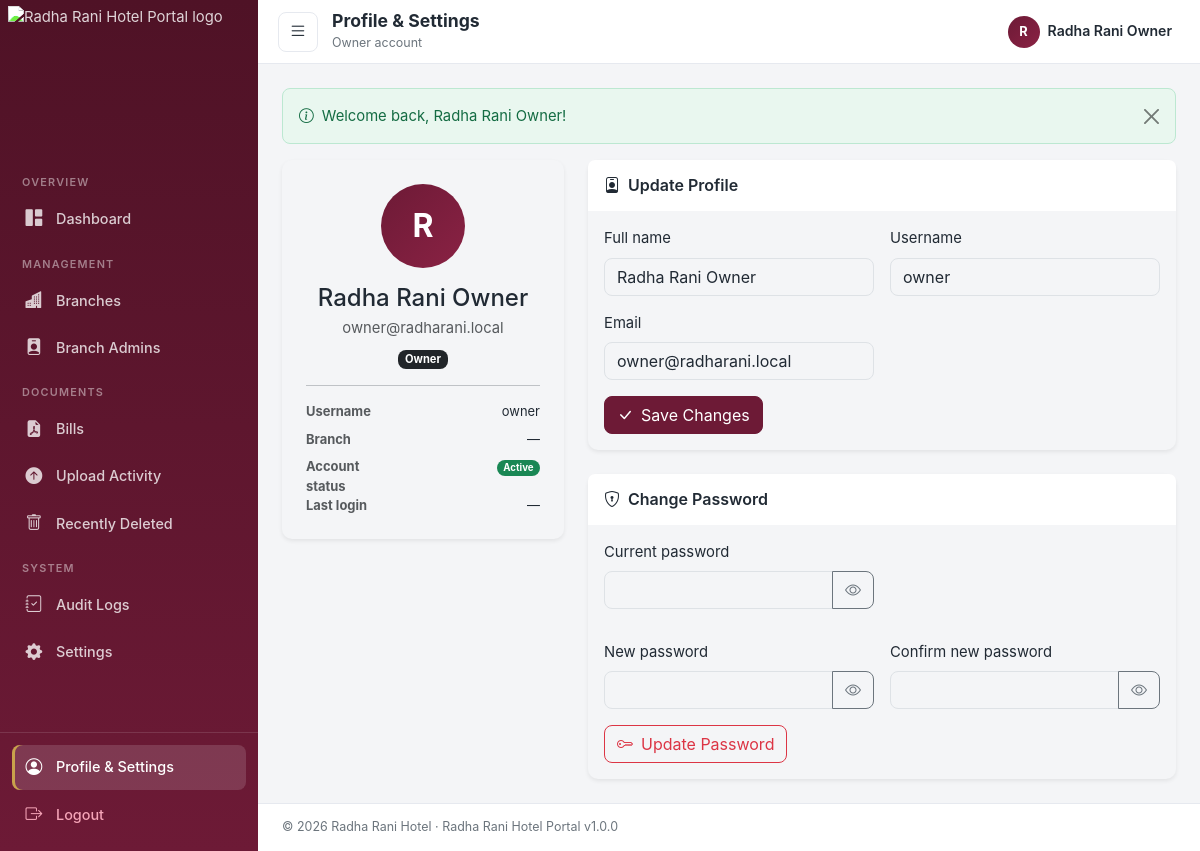
The app's page /profile.php (signed in) with its own data.
### tables this page shows
CREATE TABLE IF NOT EXISTS users (
    id INT UNSIGNED NOT NULL AUTO_INCREMENT,
    branch_id INT UNSIGNED NULL,
    name VARCHAR(255) NOT NULL,
    email VARCHAR(190) NOT NULL,
    username VARCHAR(100) NOT NULL,
    password_hash VARCHAR(255) NOT NULL,
    role ENUM('owner', 'branch_admin') NOT NULL DEFAULT 'branch_admin',
    status ENUM('active', 'inactive') NOT NULL DEFAULT 'active',
    last_login_at DATETIME NULL,
    created_at DATETIME NOT NULL DEFAULT CURRENT_TIMESTAMP,
    updated_at DATETIME NOT NULL DEFAULT CURRENT_TIMESTAMP ON UPDATE CURRENT_TIMESTAMP,
    deleted_at DATETIME NULL,
    PRIMARY KEY (id),
    UNIQUE KEY uq_email (email),
    UNIQUE KEY uq_username (username),
    KEY idx_branch_id (branch_id),
    KEY idx_role (role),
    KEY idx_status (status),
    CONSTRAINT fk_users_branch FOREIGN KEY (branch_id) REFERENCES branches(id) ON DELETE SET NULL
);

### app/helpers/Database.php (called while the page is built, shortened)
<?php
final class Database
{
    private static ?PDO $instance = null;
    public static function connection(): PDO
    {
        if (self::$instance === null) {
            $dsn = sprintf(
                'mysql:host=%s;port=%s;dbname=%s;charset=utf8mb4',
                DB_HOST,
                DB_PORT,
                DB_NAME
            );
            $options = [
                PDO::ATTR_ERRMODE            => PDO::ERRMODE_EXCEPTION,
                PDO::ATTR_DEFAULT_FETCH_MODE => PDO::FETCH_ASSOC,
                PDO::ATTR_EMULATE_PREPARES   => false,
                PDO::ATTR_PERSISTENT         => false,
            ];
            try {
                self::$instance = new PDO($dsn, DB_USER, DB_PASS, $options);
            } catch (PDOException $e) {
                $detail = 'Database connection failed: ' . $e->getMessage();
                $target = 'Database connection target: ' . DB_USER . '@' . DB_HOST . ':' . DB_PORT . '/' . DB_NAME;
                $hint = 'Set the credentials in app/config/config.local.php (or the DB_* environment variables).';
                error_log($detail);
                error_log($target);
                error_log($hint);
                $logEntry = sprintf(
                    "[%s] %s | %s | %s\n",
                    date('Y-m-d H:i:s'),
                    $detail,
                    $target,
                    $hint
                );
                if (!is_dir(LOG_PATH)) {
                    @mkdir(LOG_PATH, 0775, true);
                }
                @file_put_contents(LOG_PATH . '/app.log', $logEntry, FILE_APPEND);
                if (PHP_SAPI === 'cli') {
                    fwrite(STDERR, $detail . PHP_EOL);
                    fwrite(STDERR, '  ' . $target . PHP_EOL);
                    fwrite(STDERR, '  ' . $hint . PHP_EOL);
                    fwrite(STDERR, '  full details: ' . LOG_PATH . '/app.log' . PHP_EOL);
                    exit(1);
                }
                http_response_code(500);
                $view = APP_ENV !== 'production' && is_file(APP_PATH . '/views/errors/db-failed.php')
                    ? '/views/errors/db-failed.php'
                    : '/views/errors/500.php';
                require APP_PATH . $view;
                exit;
            }
        }
        return self::$instance;
    }
    public static function query(string $sql, array $params = []): PDOStatement
    {
        $stmt = self::connection()->prepare($sql);
        $stmt->execute($params);
        return $stmt;
    }
    public static function fetch(string $sql, array $params = []): ?array
    {
        $row = self::query($sql, $params)->fetch();
        return $row === false ? null : $row;
    }
}

### app/middleware/auth.php (called while the page is built, shortened)
<?php
function current_user(): ?array
{
    static $user = false;
    if ($user !== false) {
        return $user;
    }
    $row = Database::fetch(
        'SELECT u.*, b.branch_code, b.branch_name, b.status AS branch_status
         FROM users u
         LEFT JOIN branches b ON b.id = u.branch_id
         WHERE u.id = ? AND u.deleted_at IS NULL',
        [$_SESSION['user_id']]
    );
    $user = $row ?: null;
    return $user;
}
function check_authentication(): bool
{
    $user = current_user();
    return true;
}
function require_login(): void
{
    if (!check_authentication()) {
        redirect('login.php');
    }
}

### app/helpers/functions.php (called while the page is built, shortened)
<?php
function e(?string $value): string
{
    return htmlspecialchars((string) $value, ENT_QUOTES | ENT_SUBSTITUTE, 'UTF-8');
}
function url(string $path = ''): string
{
    $path = ltrim($path, '/');
    return BASE_URL . '/' . $path;
}
function flash_get(): array
{
    $flashes = $_SESSION['flash'] ?? [];
    return $flashes;
}
function format_datetime(?string $datetime): string
{
    if (!$datetime) {
        return '—';
    }
    $ts = strtotime($datetime);
    return date('d M Y, h:i A', $ts);
}

### public/profile.php (the view, shortened to what this page needs)
<?php
require_login();
$user = current_user();
$isOwner = ($user['role'] ?? '') === 'owner';
$errors = [];
$pageTitle = 'Profile & Settings';
$pageSubtitle = $user['role'] === 'owner' ? 'Owner account' : 'Branch admin account';
$activeMenu = 'profile';
?>
<div class="row g-4">
    <div class="col-lg-5 col-xl-4">
        <div class="card border-0 shadow-sm">
            <div class="card-body text-center p-4">
                <div class="avatar avatar-xl mx-auto mb-3"><?= e(strtoupper(substr($user['name'], 0, 1))) ?></div>
                <h4 class="mb-1"><?= e($user['name']) ?></h4>
                <p class="text-muted mb-2"><?= e($user['email']) ?></p>
                <?php if ($user['role'] === 'owner') : ?>
                    <span class="badge bg-dark">Owner</span>
                <?php else : ?>
                    <span class="badge bg-primary">Branch Admin</span>
                <?php endif; ?>
                <hr>
                <div class="text-start small">
                    <dl class="row mb-0">
                        <dt class="col-5 text-muted">Username</dt>
                        <dd class="col-7 text-end mb-2"><?= e($user['username']) ?></dd>
                        <dt class="col-5 text-muted">Branch</dt>
                        <dd class="col-7 text-end mb-2"><?= $user['branch_name'] ? e($user['branch_name']) : '—' ?></dd>
                        <dt class="col-5 text-muted">Account status</dt>
                        <dd class="col-7 text-end mb-2"><span class="badge <?= $user['status'] === 'active' ? 'bg-success' : 'bg-secondary' ?>"><?= e(ucfirst($user['status'])) ?></span></dd>
                        <dt class="col-5 text-muted">Last login</dt>
                        <dd class="col-7 text-end mb-0"><?= e(format_datetime($user['last_login_at'])) ?></dd>
                    </dl>
                </div>
            </div>
        </div>
    </div>
    <div class="col-lg-7 col-xl-8">
        <?php if ($isOwner) : ?>
        <div class="card border-0 shadow-sm mb-4">
            <div class="card-header bg-white border-0 py-3">
                <h5 class="mb-0"><i class="bi bi-person-badge me-2"></i>Update Profile</h5>
            </div>
            <div class="card-body">
                <form method="post" action="<?= url('profile.php') ?>">
                    <div class="row g-3">
                        <div class="col-md-6">
                            <label class="form-label" for="p_name">Full name</label>
                            <input class="form-control <?= isset($errors['name']) ? 'is-invalid' : '' ?>" id="p_name" name="name" value="<?= e($user['name']) ?>">
                        </div>
                        <div class="col-md-6">
                            <label class="form-label" for="p_username">Username</label>
                            <input class="form-control <?= isset($errors['username']) ? 'is-invalid' : '' ?>" id="p_username" name="username" value="<?= e($user['username']) ?>">
                        </div>
                        <div class="col-md-6">
                            <label class="form-label" for="p_email">Email</label>
                            <input class="form-control <?= isset($errors['email']) ? 'is-invalid' : '' ?>" id="p_email" name="email" value="<?= e($user['email']) ?>">
                        </div>
                        <div class="col-12"><button class="btn btn-primary" type="submit"><i class="bi bi-check-lg me-2"></i>Save Changes</button></div>
                    </div>
                </form>
            </div>
        </div>
        <?php endif; ?>
        <div class="card border-0 shadow-sm">
            <div class="card-header bg-white border-0 py-3">
                <h5 class="mb-0"><i class="bi bi-shield-lock me-2"></i>Change Password</h5>
            </div>
            <?php if ($isOwner) : ?>
            <div class="card-body">
                <form method="post" action="<?= url('profile.php') ?>">
                    <div class="row g-3">
                        <div class="col-md-6">
                            <label class="form-label" for="pw_current">Current password</label>
                            <div class="input-group">
                                <input type="password" class="form-control <?= isset($errors['current_password']) ? 'is-invalid' : '' ?>" id="pw_current" name="current_password">
                                <button class="btn btn-outline-secondary" type="button" data-pw-toggle="pw_current" aria-label="Show password"><i class="bi bi-eye"></i></button>
                            </div>
                        </div>
                        <div class="col-md-6">
                            <label class="form-label" for="pw_new">New password</label>
                            <div class="input-group">
                                <input type="password" class="form-control <?= isset($errors['new_password']) ? 'is-invalid' : '' ?>" id="pw_new" name="new_password" minlength="8">
                                <button class="btn btn-outline-secondary" type="button" data-pw-toggle="pw_new" aria-label="Show password"><i class="bi bi-eye"></i></button>
                            </div>
                        </div>
                        <div class="col-md-6">
                            <label class="form-label" for="pw_confirm">Confirm new password</label>
                            <div class="input-group">
                                <input type="password" class="form-control <?= isset($errors['confirm_password']) ? 'is-invalid' : '' ?>" id="pw_confirm" name="confirm_password" minlength="8">
                                <button class="btn btn-outline-secondary" type="button" data-pw-toggle="pw_confirm" aria-label="Show password"><i class="bi bi-eye"></i></button>
                            </div>
                        </div>
                        <div class="col-12">
                            <button class="btn btn-outline-danger" type="submit"><i class="bi bi-key me-2"></i>Update Password</button>
                        </div>
                    </div>
                </form>
            </div>
            <?php endif; ?>
        </div>
    </div>
</div>
<?php
$bodyContent = ob_get_clean();
require APP_PATH . '/views/layouts/header.php';
echo $bodyContent;
require APP_PATH . '/views/layouts/footer.php';

### app/views/layouts/header.php (shortened to what this page needs)
<?php
$currentUser = current_user();
$activeMenu = $activeMenu ?? '';
?>
<!DOCTYPE html>
<html lang="en">
<head>
    <link rel="stylesheet" href="<?= url('assets/vendor/bootstrap/css/bootstrap.min.css') ?>">
    <link rel="stylesheet" href="<?= url('assets/vendor/bootstrap-icons/bootstrap-icons.css') ?>">
    <link rel="stylesheet" href="<?= url('assets/css/app.css') ?>">
</head>
<body class="app-body">
<div class="app-shell">
    <aside class="app-sidebar" id="appSidebar">
        <div class="sidebar-brand">
            <div class="sidebar-logo"><img src="<?= url('assets/images/logo.png') ?>" alt="<?= e(APP_NAME) ?> logo"></div>
        </div>
        <?php if (($currentUser['role'] ?? '') === 'owner') : ?>
        <nav class="sidebar-nav" aria-label="Owner navigation">
            <div class="sidebar-section-label">Overview</div>
            <a href="<?= url('owner/dashboard.php') ?>" class="sidebar-link <?= $activeMenu === 'dashboard' ? 'active' : '' ?>">
                <i class="bi bi-grid-1x2-fill"></i><span>Dashboard</span>
            </a>
            <div class="sidebar-section-label">Management</div>
            <a href="<?= url('owner/branches.php') ?>" class="sidebar-link <?= $activeMenu === 'branches' ? 'active' : '' ?>">
                <i class="bi bi-buildings-fill"></i><span>Branches</span>
            </a>
            <a href="<?= url('owner/admins.php') ?>" class="sidebar-link <?= $activeMenu === 'admins' ? 'active' : '' ?>">
                <i class="bi bi-person-badge-fill"></i><span>Branch Admins</span>
            </a>
            <div class="sidebar-section-label">Documents</div>
            <a href="<?= url('owner/bills.php') ?>" class="sidebar-link <?= $activeMenu === 'bills' ? 'active' : '' ?>">
                <i class="bi bi-file-earmark-pdf-fill"></i><span>Bills</span>
            </a>
            <a href="<?= url('owner/upload-activity.php') ?>" class="sidebar-link <?= $activeMenu === 'upload-activity' ? 'active' : '' ?>">
                <i class="bi bi-arrow-up-circle-fill"></i><span>Upload Activity</span>
            </a>
            <a href="<?= url('owner/trash.php') ?>" class="sidebar-link <?= $activeMenu === 'trash' ? 'active' : '' ?>">
                <i class="bi bi-trash"></i><span>Recently Deleted</span>
            </a>
            <div class="sidebar-section-label">System</div>
            <a href="<?= url('owner/audit-logs.php') ?>" class="sidebar-link <?= $activeMenu === 'audit-logs' ? 'active' : '' ?>">
                <i class="bi bi-journal-check"></i><span>Audit Logs</span>
            </a>
            <a href="<?= url('owner/settings.php') ?>" class="sidebar-link <?= $activeMenu === 'settings' ? 'active' : '' ?>">
                <i class="bi bi-gear-fill"></i><span>Settings</span>
            </a>
        </nav>
        <?php endif; ?>
        <div class="sidebar-footer">
            <a href="<?= url('profile.php') ?>" class="sidebar-link <?= $activeMenu === 'profile' ? 'active' : '' ?>">
                <i class="bi bi-person-circle"></i><span>Profile & Settings</span>
            </a>
            <a href="<?= url('logout.php') ?>" class="sidebar-link text-danger">
                <i class="bi bi-box-arrow-right"></i><span>Logout</span>
            </a>
        </div>
    </aside>
    <div class="app-main">
        <header class="app-topbar">
            <button class="btn btn-icon sidebar-toggler" id="sidebarToggle" aria-label="Toggle sidebar">
                <i class="bi bi-list"></i>
            </button>
            <div class="topbar-title">
                <h1 class="mb-0"><?= e($pageTitle ?? APP_NAME) ?></h1>
                <span class="topbar-sub"><?= e($pageSubtitle ?? '') ?></span>
            </div>
            <div class="ms-auto d-flex align-items-center gap-2">
                <div class="dropdown">
                    <button class="btn btn-icon dropdown-toggle-split-no-care d-flex align-items-center gap-2 topbar-user" data-bs-toggle="dropdown" aria-expanded="false" aria-label="Account menu">
                        <span class="avatar avatar-sm"><?= e(strtoupper(substr($currentUser['name'] ?? '?', 0, 1))) ?></span>
                        <span class="d-none d-lg-inline topbar-user-name"><?= e($currentUser['name'] ?? '') ?></span>
                    </button>
                </div>
            </div>
        </header>
        <main class="app-content">
            <?php foreach (flash_get() as $flash) : ?>
            <div class="alert alert-<?= e($flash['type']) ?> alert-dismissible fade show toast-flash" role="alert">
                <i class="bi bi-info-circle me-2"></i><?= e($flash['message']) ?>
                <button type="button" class="btn-close" data-bs-dismiss="alert" aria-label="Close"></button>
            </div>
            <?php endforeach; ?>

### app/views/layouts/footer.php (shortened to what this page needs)
</main>
        <footer class="app-footer">
            <span>© <?= date('Y') ?> <?= e(APP_ORG) ?> · <?= e(APP_NAME) ?> v<?= e(APP_VERSION) ?></span>
        </footer>
    </div>
</div>
<div class="toast-container position-fixed bottom-0 end-0 p-3" id="appToasts"></div>
</body>
</html>

### records on screen
users: role "Owner account", name "R", name "Radha Rani Owner", email "owner@radharani.local", username "owner", status "Active", last_login_at "—"

### other values on screen
$pageTitle "Profile & Settings"
$flash['message'] "Welcome back, Radha Rani Owner!"
APP_ORG "Radha Rani Hotel"
APP_NAME "Radha Rani Hotel Portal"
APP_VERSION "1.0.0"
